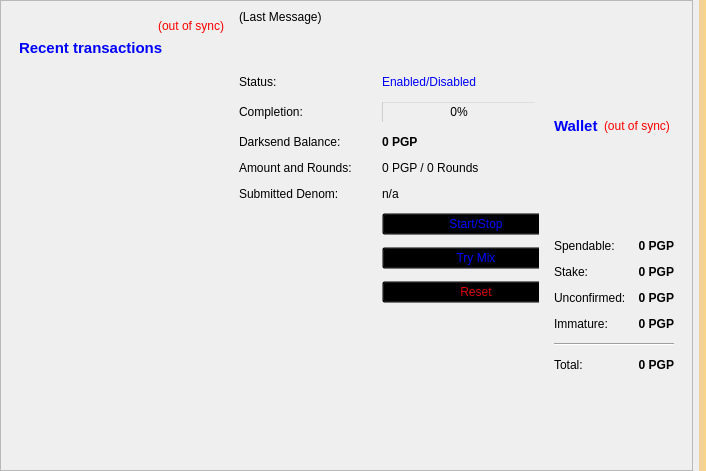
<?xml version="1.0" encoding="UTF-8"?>
<ui version="4.0">
 <class>OverviewPage</class>
 <widget class="QWidget" name="OverviewPage">
  <property name="geometry">
   <rect>
    <x>0</x>
    <y>0</y>
    <width>706</width>
    <height>471</height>
   </rect>
  </property>
  <property name="windowTitle">
   <string>Form</string>
  </property>
  <layout class="QHBoxLayout" name="horizontalLayout_3">
   <property name="leftMargin">
    <number>0</number>
   </property>
   <property name="topMargin">
    <number>0</number>
   </property>
   <property name="rightMargin">
    <number>0</number>
   </property>
   <property name="bottomMargin">
    <number>0</number>
   </property>
   <item>
    <widget class="QScrollArea" name="scrollArea">
     <property name="widgetResizable">
      <bool>true</bool>
     </property>
     <widget class="QWidget" name="scrollAreaWidgetContents">
      <property name="geometry">
       <rect>
        <x>0</x>
        <y>0</y>
        <width>687</width>
        <height>469</height>
       </rect>
      </property>
      <layout class="QGridLayout" name="horizontalLayout">
       <item row="0" column="0">
        <widget class="QWidget" name="widget_2" native="true">
         <layout class="QVBoxLayout" name="verticalLayout">
          <item>
           <layout class="QVBoxLayout" name="verticalLayout_6">
            <item>
             <widget class="QLabel" name="labelTransactionsStatus">
              <property name="toolTip">
               <string>The displayed information may be out of date. Your wallet automatically synchronizes with the PrettyGoodPrivacy network after a connection is established, but this process has not completed yet.</string>
              </property>
              <property name="styleSheet">
               <string notr="true">QLabel { color: red; }</string>
              </property>
              <property name="text">
               <string notr="true">&lt;html&gt;&lt;head/&gt;&lt;body&gt;&lt;p&gt;&lt;span style=&quot; color:#ff0000;&quot;&gt;(out of sync)&lt;/span&gt;&lt;/p&gt;&lt;/body&gt;&lt;/html&gt;</string>
              </property>
              <property name="alignment">
               <set>Qt::AlignRight|Qt::AlignTrailing|Qt::AlignVCenter</set>
              </property>
             </widget>
            </item>
            <item>
             <widget class="QLabel" name="label_4">
              <property name="font">
               <font>
                <pointsize>11</pointsize>
                <weight>75</weight>
                <bold>true</bold>
               </font>
              </property>
              <property name="text">
               <string>&lt;html&gt;&lt;head/&gt;&lt;body&gt;&lt;p&gt;&lt;span style=&quot; color:#0000ff;&quot;&gt;Recent transactions&lt;/span&gt;&lt;/p&gt;&lt;/body&gt;&lt;/html&gt;</string>
              </property>
             </widget>
            </item>
            <item>
             <spacer name="horizontalSpacer">
              <property name="orientation">
               <enum>Qt::Horizontal</enum>
              </property>
              <property name="sizeHint" stdset="0">
               <size>
                <width>40</width>
                <height>20</height>
               </size>
              </property>
             </spacer>
            </item>
            <item>
             <widget class="QListView" name="listTransactions">
              <property name="styleSheet">
               <string notr="true">QListView { background: transparent; }</string>
              </property>
              <property name="frameShape">
               <enum>QFrame::NoFrame</enum>
              </property>
              <property name="verticalScrollBarPolicy">
               <enum>Qt::ScrollBarAlwaysOff</enum>
              </property>
              <property name="horizontalScrollBarPolicy">
               <enum>Qt::ScrollBarAlwaysOff</enum>
              </property>
              <property name="selectionMode">
               <enum>QAbstractItemView::NoSelection</enum>
              </property>
             </widget>
            </item>
           </layout>
          </item>
         </layout>
        </widget>
       </item>
       <item row="0" column="3">
        <layout class="QVBoxLayout" name="verticalLayout_2">
         <item>
          <widget class="QWidget" name="widget" native="true">
           <layout class="QVBoxLayout" name="verticalLayout_4">
            <item>
             <layout class="QHBoxLayout" name="horizontalLayout_4">
              <item>
               <widget class="QLabel" name="label_5">
                <property name="font">
                 <font>
                  <pointsize>11</pointsize>
                  <weight>75</weight>
                  <bold>true</bold>
                 </font>
                </property>
                <property name="styleSheet">
                 <string notr="true">color: rgb(0, 0, 255);</string>
                </property>
                <property name="text">
                 <string>Wallet</string>
                </property>
               </widget>
              </item>
              <item>
               <widget class="QLabel" name="labelWalletStatus">
                <property name="toolTip">
                 <string>The displayed information may be out of date. Your wallet automatically synchronizes with the PrettyGoodPrivacy network after a connection is established, but this process has not completed yet.</string>
                </property>
                <property name="styleSheet">
                 <string notr="true">QLabel { color: red; }</string>
                </property>
                <property name="text">
                 <string notr="true">(out of sync)</string>
                </property>
                <property name="alignment">
                 <set>Qt::AlignLeading|Qt::AlignLeft|Qt::AlignVCenter</set>
                </property>
               </widget>
              </item>
              <item>
               <spacer name="horizontalSpacer_2">
                <property name="orientation">
                 <enum>Qt::Horizontal</enum>
                </property>
                <property name="sizeHint" stdset="0">
                 <size>
                  <width>40</width>
                  <height>20</height>
                 </size>
                </property>
               </spacer>
              </item>
             </layout>
            </item>
            <item>
             <layout class="QFormLayout" name="formLayout_2">
              <property name="fieldGrowthPolicy">
               <enum>QFormLayout::AllNonFixedFieldsGrow</enum>
              </property>
              <property name="horizontalSpacing">
               <number>12</number>
              </property>
              <property name="verticalSpacing">
               <number>12</number>
              </property>
              <item row="0" column="0">
               <widget class="QLabel" name="label">
                <property name="text">
                 <string>Spendable:</string>
                </property>
               </widget>
              </item>
              <item row="0" column="1">
               <widget class="QLabel" name="labelBalance">
                <property name="font">
                 <font>
                  <weight>75</weight>
                  <bold>true</bold>
                 </font>
                </property>
                <property name="cursor">
                 <cursorShape>IBeamCursor</cursorShape>
                </property>
                <property name="toolTip">
                 <string>Your current spendable balance</string>
                </property>
                <property name="text">
                 <string notr="true">0 PGP</string>
                </property>
                <property name="alignment">
                 <set>Qt::AlignRight|Qt::AlignTrailing|Qt::AlignVCenter</set>
                </property>
                <property name="textInteractionFlags">
                 <set>Qt::LinksAccessibleByMouse|Qt::TextSelectableByKeyboard|Qt::TextSelectableByMouse</set>
                </property>
               </widget>
              </item>
              <item row="1" column="0">
               <widget class="QLabel" name="label_6">
                <property name="text">
                 <string>Stake:</string>
                </property>
               </widget>
              </item>
              <item row="1" column="1">
               <widget class="QLabel" name="labelStake">
                <property name="font">
                 <font>
                  <weight>75</weight>
                  <bold>true</bold>
                 </font>
                </property>
                <property name="cursor">
                 <cursorShape>IBeamCursor</cursorShape>
                </property>
                <property name="toolTip">
                 <string>Total of coins that was staked, and do not yet count toward the current balance</string>
                </property>
                <property name="text">
                 <string notr="true">0 PGP</string>
                </property>
                <property name="alignment">
                 <set>Qt::AlignRight|Qt::AlignTrailing|Qt::AlignVCenter</set>
                </property>
                <property name="textInteractionFlags">
                 <set>Qt::LinksAccessibleByMouse|Qt::TextSelectableByKeyboard|Qt::TextSelectableByMouse</set>
                </property>
               </widget>
              </item>
              <item row="2" column="0">
               <widget class="QLabel" name="label_3">
                <property name="text">
                 <string>Unconfirmed:</string>
                </property>
               </widget>
              </item>
              <item row="2" column="1">
               <widget class="QLabel" name="labelUnconfirmed">
                <property name="font">
                 <font>
                  <weight>75</weight>
                  <bold>true</bold>
                 </font>
                </property>
                <property name="cursor">
                 <cursorShape>IBeamCursor</cursorShape>
                </property>
                <property name="toolTip">
                 <string>Total of transactions that have yet to be confirmed, and do not yet count toward the current balance</string>
                </property>
                <property name="text">
                 <string notr="true">0 PGP</string>
                </property>
                <property name="alignment">
                 <set>Qt::AlignRight|Qt::AlignTrailing|Qt::AlignVCenter</set>
                </property>
                <property name="textInteractionFlags">
                 <set>Qt::LinksAccessibleByMouse|Qt::TextSelectableByKeyboard|Qt::TextSelectableByMouse</set>
                </property>
               </widget>
              </item>
              <item row="3" column="0">
               <widget class="QLabel" name="labelImmatureText">
                <property name="text">
                 <string>Immature:</string>
                </property>
               </widget>
              </item>
              <item row="3" column="1">
               <widget class="QLabel" name="labelImmature">
                <property name="font">
                 <font>
                  <weight>75</weight>
                  <bold>true</bold>
                 </font>
                </property>
                <property name="toolTip">
                 <string>Mined balance that has not yet matured</string>
                </property>
                <property name="text">
                 <string notr="true">0 PGP</string>
                </property>
                <property name="alignment">
                 <set>Qt::AlignRight|Qt::AlignTrailing|Qt::AlignVCenter</set>
                </property>
                <property name="textInteractionFlags">
                 <set>Qt::LinksAccessibleByMouse|Qt::TextSelectableByKeyboard|Qt::TextSelectableByMouse</set>
                </property>
               </widget>
              </item>
              <item row="4" column="0" colspan="2">
               <widget class="Line" name="line">
                <property name="orientation">
                 <enum>Qt::Horizontal</enum>
                </property>
               </widget>
              </item>
              <item row="5" column="0">
               <widget class="QLabel" name="labelTotalText">
                <property name="text">
                 <string>Total:</string>
                </property>
               </widget>
              </item>
              <item row="5" column="1">
               <widget class="QLabel" name="labelTotal">
                <property name="font">
                 <font>
                  <weight>75</weight>
                  <bold>true</bold>
                 </font>
                </property>
                <property name="cursor">
                 <cursorShape>IBeamCursor</cursorShape>
                </property>
                <property name="toolTip">
                 <string>Your current total balance</string>
                </property>
                <property name="text">
                 <string notr="true">&lt;html&gt;&lt;head/&gt;&lt;body&gt;&lt;p&gt;0 PGP&lt;/p&gt;&lt;/body&gt;&lt;/html&gt;</string>
                </property>
                <property name="alignment">
                 <set>Qt::AlignRight|Qt::AlignTrailing|Qt::AlignVCenter</set>
                </property>
                <property name="textInteractionFlags">
                 <set>Qt::LinksAccessibleByMouse|Qt::TextSelectableByKeyboard|Qt::TextSelectableByMouse</set>
                </property>
               </widget>
              </item>
             </layout>
            </item>
           </layout>
          </widget>
         </item>
        </layout>
       </item>
       <item row="0" column="1">
        <widget class="QFrame" name="frameDarksend">
         <property name="sizePolicy">
          <sizepolicy hsizetype="MinimumExpanding" vsizetype="MinimumExpanding">
           <horstretch>0</horstretch>
           <verstretch>0</verstretch>
          </sizepolicy>
         </property>
         <property name="minimumSize">
          <size>
           <width>300</width>
           <height>261</height>
          </size>
         </property>
         <property name="styleSheet">
          <string notr="true">background:transparent;</string>
         </property>
         <property name="frameShape">
          <enum>QFrame::StyledPanel</enum>
         </property>
         <property name="frameShadow">
          <enum>QFrame::Raised</enum>
         </property>
         <widget class="QWidget" name="verticalLayoutWidget">
          <property name="geometry">
           <rect>
            <x>0</x>
            <y>0</y>
            <width>331</width>
            <height>305</height>
           </rect>
          </property>
          <layout class="QVBoxLayout" name="verticalLayout_5">
           <item>
            <widget class="QLabel" name="darksendStatus">
             <property name="minimumSize">
              <size>
               <width>288</width>
               <height>43</height>
              </size>
             </property>
             <property name="styleSheet">
              <string notr="true">color: rgb(0, 0, 0);</string>
             </property>
             <property name="text">
              <string>(Last Message)</string>
             </property>
             <property name="alignment">
              <set>Qt::AlignLeading|Qt::AlignLeft|Qt::AlignTop</set>
             </property>
             <property name="wordWrap">
              <bool>true</bool>
             </property>
            </widget>
           </item>
           <item>
            <layout class="QFormLayout" name="formLayout">
             <property name="fieldGrowthPolicy">
              <enum>QFormLayout::AllNonFixedFieldsGrow</enum>
             </property>
             <property name="horizontalSpacing">
              <number>30</number>
             </property>
             <property name="verticalSpacing">
              <number>12</number>
             </property>
             <item row="0" column="0">
              <widget class="QLabel" name="label_6">
               <property name="text">
                <string>Status:</string>
               </property>
              </widget>
             </item>
             <item row="0" column="1">
              <widget class="QLabel" name="darksendEnabled">
               <property name="styleSheet">
                <string notr="true">color: rgb(0, 0, 255);</string>
               </property>
               <property name="text">
                <string>Enabled/Disabled</string>
               </property>
              </widget>
             </item>
             <item row="1" column="0">
              <widget class="QLabel" name="label_7">
               <property name="styleSheet">
                <string notr="true">color: rgb(0, 0, 0);</string>
               </property>
               <property name="text">
                <string>Completion:</string>
               </property>
              </widget>
             </item>
             <item row="1" column="1">
              <widget class="QProgressBar" name="darksendProgress">
               <property name="maximumSize">
                <size>
                 <width>154</width>
                 <height>16777215</height>
                </size>
               </property>
               <property name="styleSheet">
                <string notr="true">background:transparent;</string>
               </property>
               <property name="value">
                <number>0</number>
               </property>
              </widget>
             </item>
             <item row="2" column="0">
              <widget class="QLabel" name="labelAnonymizedText">
               <property name="styleSheet">
                <string notr="true">color: rgb(0, 0, 0);</string>
               </property>
               <property name="text">
                <string>Darksend Balance:</string>
               </property>
              </widget>
             </item>
             <item row="2" column="1">
              <widget class="QLabel" name="labelAnonymized">
               <property name="font">
                <font>
                 <weight>75</weight>
                 <bold>true</bold>
                </font>
               </property>
               <property name="styleSheet">
                <string notr="true">color: rgb(0, 0, 0);</string>
               </property>
               <property name="text">
                <string>0 PGP</string>
               </property>
              </widget>
             </item>
             <item row="3" column="0">
              <widget class="QLabel" name="label_8">
               <property name="styleSheet">
                <string notr="true">color: rgb(0, 0, 0);</string>
               </property>
               <property name="text">
                <string>Amount and Rounds:</string>
               </property>
              </widget>
             </item>
             <item row="3" column="1">
              <widget class="QLabel" name="labelAmountRounds">
               <property name="styleSheet">
                <string notr="true">color: rgb(0, 0, 0);</string>
               </property>
               <property name="text">
                <string>0 PGP / 0 Rounds</string>
               </property>
              </widget>
             </item>
             <item row="4" column="0">
              <widget class="QLabel" name="label_9">
               <property name="styleSheet">
                <string notr="true">color: rgb(0, 0, 0);</string>
               </property>
               <property name="text">
                <string>Submitted Denom:</string>
               </property>
              </widget>
             </item>
             <item row="4" column="1">
              <widget class="QLabel" name="labelSubmittedDenom">
               <property name="statusTip">
                <string>The denominations you submitted to the Adrenaline Node. To mix, other users must submit the exact same denominations.</string>
               </property>
               <property name="styleSheet">
                <string notr="true">color: rgb(0, 0, 0);</string>
               </property>
               <property name="text">
                <string>n/a</string>
               </property>
              </widget>
             </item>
             <item row="9" column="1">
              <layout class="QHBoxLayout" name="horizontalLayout_2"/>
             </item>
             <item row="8" column="0">
              <layout class="QVBoxLayout" name="verticalLayout_3"/>
             </item>
             <item row="7" column="1">
              <widget class="QPushButton" name="darksendAuto">
               <property name="sizePolicy">
                <sizepolicy hsizetype="MinimumExpanding" vsizetype="Fixed">
                 <horstretch>0</horstretch>
                 <verstretch>0</verstretch>
                </sizepolicy>
               </property>
               <property name="toolTip">
                <string>Try to manually submit a Darksend request.</string>
               </property>
               <property name="styleSheet">
                <string notr="true">color: rgb(0, 0, 255);</string>
               </property>
               <property name="text">
                <string>Try Mix</string>
               </property>
              </widget>
             </item>
             <item row="5" column="1">
              <widget class="QPushButton" name="toggleDarksend">
               <property name="sizePolicy">
                <sizepolicy hsizetype="MinimumExpanding" vsizetype="Fixed">
                 <horstretch>0</horstretch>
                 <verstretch>0</verstretch>
                </sizepolicy>
               </property>
               <property name="styleSheet">
                <string notr="true">color: rgb(0, 0, 255);</string>
               </property>
               <property name="text">
                <string>Start/Stop</string>
               </property>
              </widget>
             </item>
             <item row="8" column="1">
              <widget class="QPushButton" name="darksendReset">
               <property name="sizePolicy">
                <sizepolicy hsizetype="MinimumExpanding" vsizetype="Fixed">
                 <horstretch>0</horstretch>
                 <verstretch>0</verstretch>
                </sizepolicy>
               </property>
               <property name="toolTip">
                <string>Reset the current status of Darksend (can interrupt Darksend if it's in the process of Mixing, which can cost you money!)</string>
               </property>
               <property name="autoFillBackground">
                <bool>false</bool>
               </property>
               <property name="styleSheet">
                <string notr="true">color: rgb(217, 0, 7);</string>
               </property>
               <property name="text">
                <string>Reset</string>
               </property>
              </widget>
             </item>
            </layout>
           </item>
          </layout>
         </widget>
        </widget>
       </item>
      </layout>
     </widget>
    </widget>
   </item>
   <item>
    <widget class="QLabel" name="labelAlerts">
     <property name="visible">
      <bool>true</bool>
     </property>
     <property name="styleSheet">
      <string notr="true">background-color: qlineargradient(x1: 0, y1: 0, x2: 1, y2: 0, stop:0 #F0D0A0, stop:1 #F8D488);  color:#000000
</string>
     </property>
     <property name="wordWrap">
      <bool>true</bool>
     </property>
     <property name="margin">
      <number>3</number>
     </property>
    </widget>
   </item>
  </layout>
 </widget>
 <resources/>
 <connections/>
</ui>
